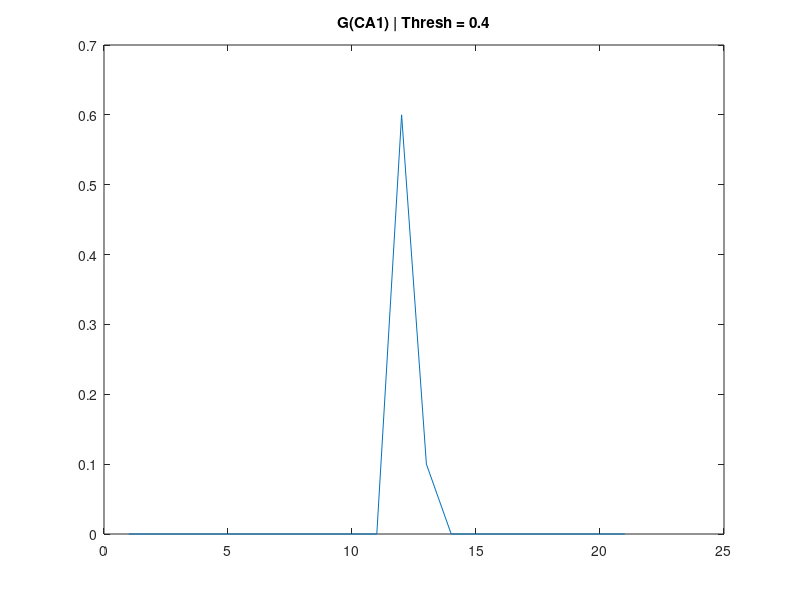

This chart was generated by the following MATLAB code:
function testr()



function [act] = g(A, Thresh)

if A - Thresh > 0
  act = A - Thresh;
elseif A - Thresh >= 0
  act = 0;
else
  act = 0;
end

end

% Test the g function
num = -10:10;
sm = ones(size(num)) ./ num;
sm(find(isinf(sm))) = 0; 

for i = 1:size(sm,2)
  disp(sm(i))
  gO(:,i) = g(sm(i), .4);
end
figure; plot(gO); title('G(CA1) | Thresh = 0.4')


xi = 2.0;
%psi = 1 + exp(xi);


end
